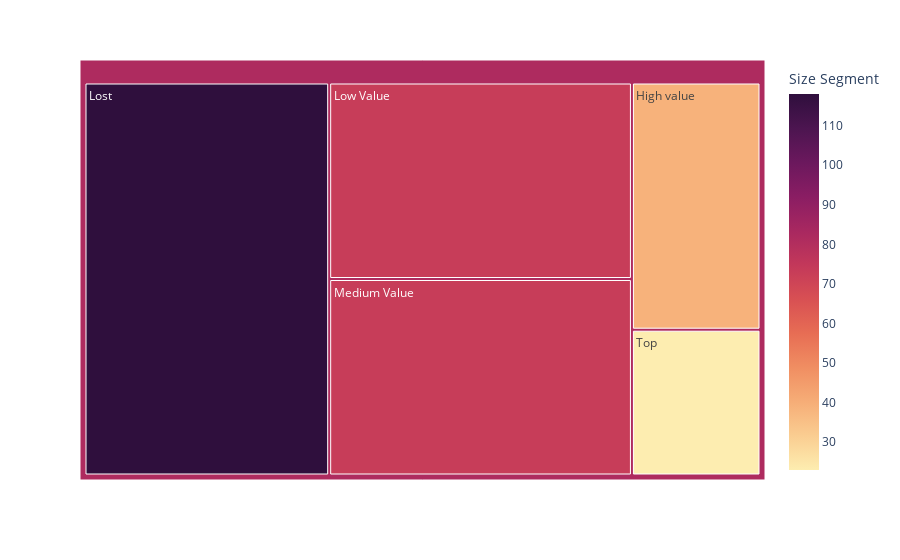

Source (notebook cell):
### Code cell
rfm.rfm_tree_map(dt, "Totalcost", "Day Bought", "Customer Name",  "Unnamed: 0")

### Figure 1 — Plotly figure (JSON) as saved in the notebook; plotly's stock layout.template omitted (floating-point values rounded to 4 significant figures)
{"data": [{"branchvalues": "total", "customdata": [["High value", 39], ["Lost", 118], ["Low Value", 73], ["Medium Value", 73], ["Top", 23], ["(?)", 81.69]], "domain": {"x": [0, 1], "y": [0, 1]}, "hovertemplate": "labels=%{label}<br>Size Segment_sum=%{value}<br>parent=%{parent}<br>id=%{id}<br>Size Segment=%{color}<extra></extra>", "ids": ["<br>/High value", "<br>/Lost", "<br>/Low Value", "<br>/Medium Value", "<br>/Top", "<br>"], "labels": ["High value", "Lost", "Low Value", "Medium Value", "Top", "<br>"], "marker": {"coloraxis": "coloraxis", "colors": [39, 118, 73, 73, 23, 81.69]}, "name": "", "parents": ["<br>", "<br>", "<br>", "<br>", "<br>", ""], "type": "treemap", "values": [39, 118, 73, 73, 23, 326]}], "layout": {"coloraxis": {"colorbar": {"title": {"text": "Size Segment"}}, "colorscale": [[0, "rgb(253, 237, 176)"], [0.09091, "rgb(250, 205, 145)"], [0.1818, "rgb(246, 173, 119)"], [0.2727, "rgb(240, 142, 98)"], [0.3636, "rgb(231, 109, 84)"], [0.4545, "rgb(216, 80, 83)"], [0.5455, "rgb(195, 56, 90)"], [0.6364, "rgb(168, 40, 96)"], [0.7273, "rgb(138, 29, 99)"], [0.8182, "rgb(107, 24, 93)"], [0.9091, "rgb(76, 21, 80)"], [1, "rgb(47, 15, 61)"]]}, "legend": {"tracegroupgap": 0}, "margin": {"t": 60}}}
